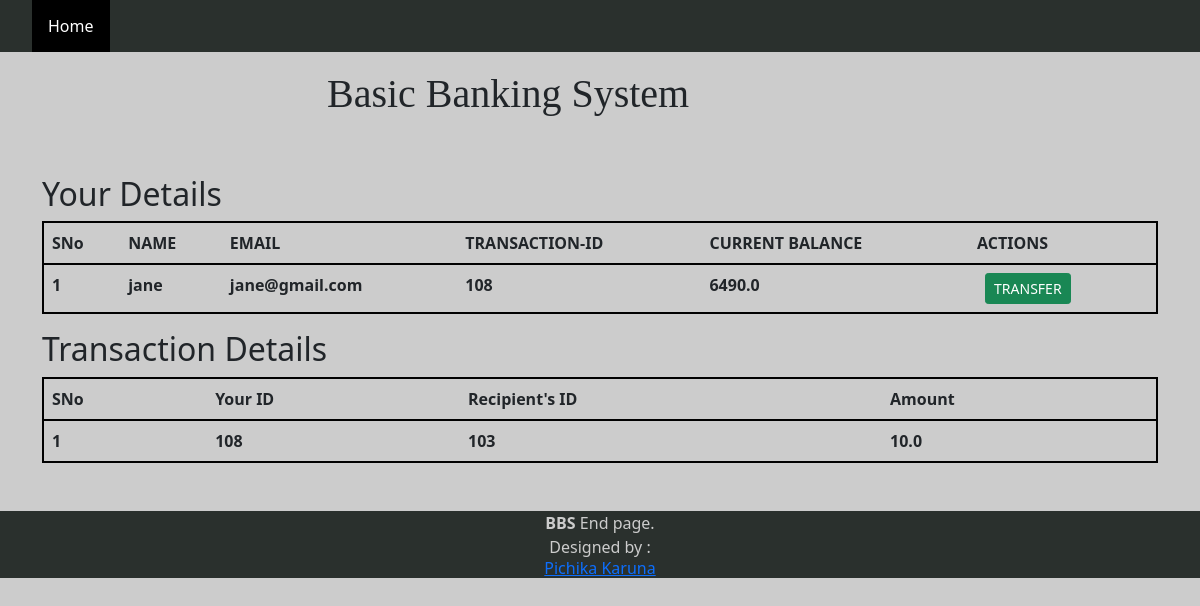
Page /history/8 on the committed database.
### tables this page shows
CREATE TABLE customers
                 (sno INTEGER ,name TEXT ,email TEXT UNIQUE,transactionid INTEGER   PRIMARY KEY ,current REAL);

CREATE TABLE transferhistorys
                 (yourid INTEGER  , othersid INTEGER , amount real);

### bank.py (the view)
@app.route('/history/<int:sno>')
def thistory(sno):
    conn = sqlite3.connect('bankdatabase.db')
    conn.row_factory = sqlite3.Row
    c = conn.cursor()
    c.execute("SELECT * FROM customers WHERE sno=" + str(sno))
    cust = c.fetchall()
    c.execute(
        " SELECT * FROM transferhistorys WHERE yourid in (SELECT transactionid FROM customers WHERE sno= " + str(sno)+")")
    hist = c.fetchall()
    conn.commit()
    conn.close()
    return render_template('history.html', cust=cust, hist=hist)

### templates/history.html
{% extends 'base.html' %}
{% block body %}
<div class="container my-5" style="padding-top: 1px;">
  <table class="table">
    <thead>
      <h2>Your Details</h2>
      <tr style="border: 2px solid black;">
        <th scope="col">SNo</th>
        <th scope="col">NAME</th>
        <th scope="col">EMAIL</th>
        <th scope="col">TRANSACTION-ID</th>
        <th scope="col">CURRENT BALANCE</th>
        <th scope="col">ACTIONS</th>
      </tr>
    </thead>
    <tbody>
      {% for details in cust %}
      <tr style="border: 2px solid black;">
        <th scope="row">{{loop.index}}</th>
        <td><b>{{details["name"]}}</b></td>
        <td><b>{{details["email"]}}</b></td>
        <td><b>{{details["transactionid"]}}</b></td>
        <td><b>{{details["current"]}}</b></td>
        <td>
          <a href="/inputinfo/{{details['sno']}}" type="button" class="btn btn-success btn-sm mx-2">TRANSFER</button>
        </td>
      </tr>
      {% endfor %}
    </tbody>
  </table>
  {% if hist|length==0 %}
  <div class="alert alert-danger" role="alert">
    <b> No Transaction Made :)</b>
  </div>
  {% else %}
  <table class="table" style="padding-top: 5px;">
    <thead>
      <h2>Transaction Details</h2>
      <tr style="border: 2px solid black;">
        <th scope="col">SNo</th>
        <th scope="col">Your ID</th>
        <th scope="col">Recipient's ID</th>
        <th scope="col">Amount</th>
      </tr>
    </thead>
    <tbody>
      {% for details in hist %}
      <tr style="border: 2px solid black;">
        <th scope="row">{{loop.index}}</th>
        <td><b>{{details["yourid"]}}</b></td>
        <td><b>{{details["othersid"]}}</b></td>
        <td><b>{{details["amount"]}}</b></td>
      </tr>
      {% endfor %}
    </tbody>
  </table>
  {% endif %}
</div>
{% endblock body %}

### templates/base.html (style rules this page uses)
* { margin: 0; padding: 0; scrollbar-width: thin; }
body { background-image: url("https://c4.wallpaperflare.com/wallpaper/483/576/977/abstract-hexagon-simple-minimalism-wallpaper-preview.jpg"); background-size: cover; background-attachment: fixed; background-color: #cccccc; padding: 0; margin: 0; }

### rows in the picture
customers: name "jane", email "jane@gmail.com", transactionid "108", current "6490.0"
transferhistorys: yourid "108", othersid "103", amount "10.0"
